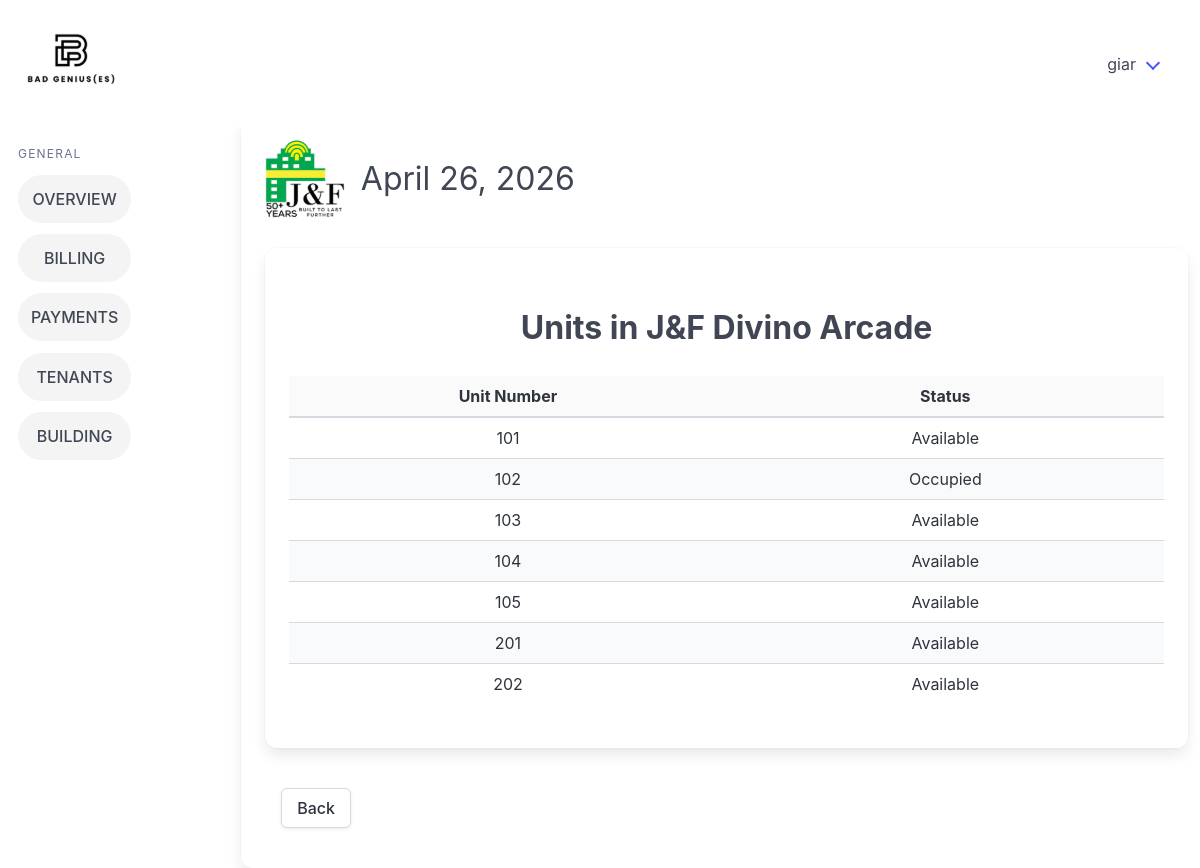
The page /view_units/1/ (signed in) on the database as committed earlier.
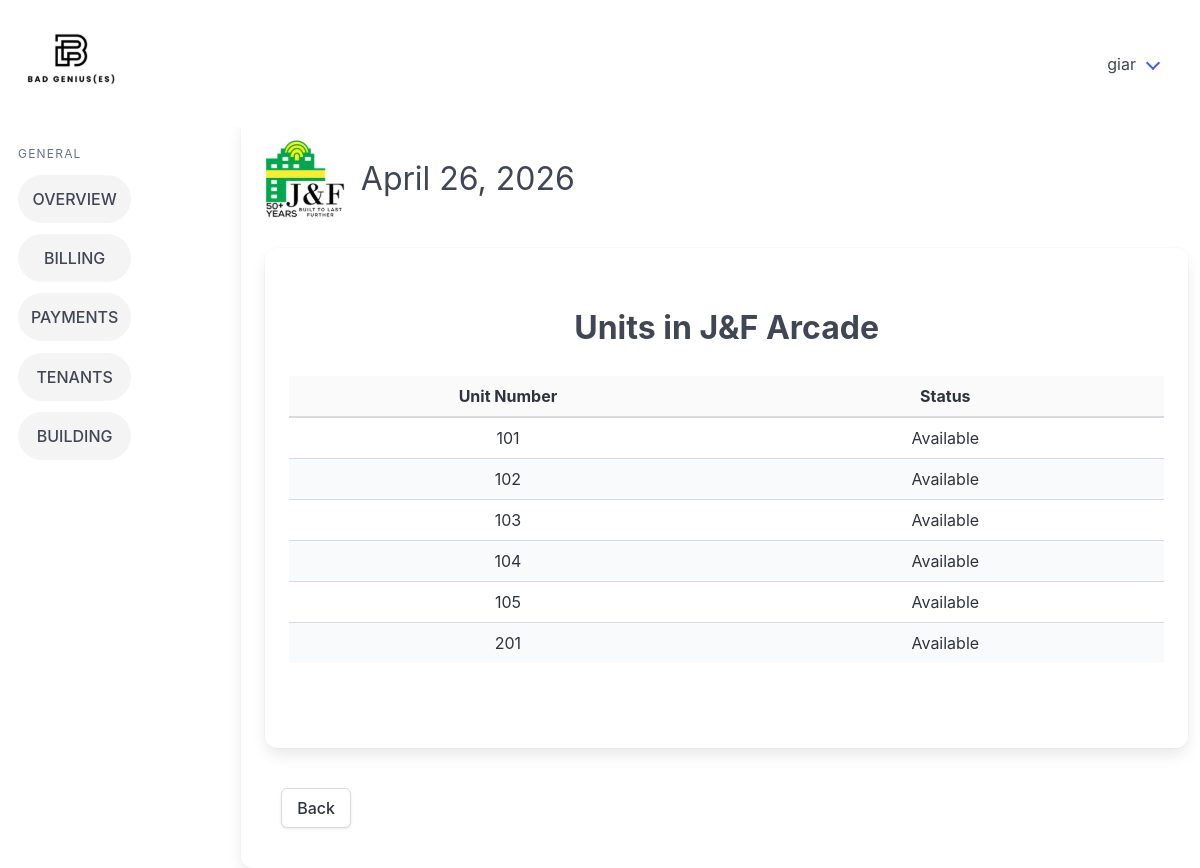
The same page on the database as committed later.
### billingApp/models.py (models this page shows, shortened)
class Building(models.Model):
    buildingName = models.CharField(max_length=26, unique=True)
    signageCapacity = models.IntegerField(default=0)
    parkingCapacity = models.IntegerField(default=0)
    buildingAddress = models.CharField(max_length=50)
    modified_by = models.ForeignKey("Account", on_delete=models.SET_NULL, null=True, blank=True, related_name="+")
    modified_at = models.DateTimeField(auto_now=True, null=True, blank=True)
    objects = models.Manager

class Units(models.Model):
    building = models.ForeignKey(Building, on_delete=models.CASCADE)
    unitID = models.IntegerField()
    modified_by = models.ForeignKey("Account", on_delete=models.SET_NULL, null=True, blank=True, related_name="+")
    modified_at = models.DateTimeField(auto_now=True, null=True, blank=True)
    class Meta:
        unique_together = ('building', 'unitID')

### billingApp/views.py (the view)
# urls.py: path('view_units/<int:pk>/', views.view_units, name='view_units'),
@login_required
def view_units(request, pk):
    building = get_object_or_404(Building, pk=pk)
    units = Units.objects.filter(building=building).order_by("unitID")
    date_today = get_date_today()
    return render(request, "billingApp/view_units.html", {"building": building, "units": units, "date_today": date_today})

### billingApp/views.py (called while the page is built)
def get_date_today():
    from datetime import datetime
    return datetime.now().strftime("%B %d, %Y")

### billingApp/templates/billingApp/view_units.html
{% extends 'billingApp/base.html' %} {% load static %} {% block content %}
</div>
<div class="card card3">
    <div class="card-content has-text-centered">
        <h1 class="is-size-3 has-text-weight-bold p-5 mt-2">
            Units in {{ building.buildingName }}
        </h1>
        <div style="max-height: 400px; overflow-y: auto;">
            <table class="table is-fullwidth is-striped is-hoverable has-text-centered" style="table-layout: fixed;">
                <thead style="position: sticky; top: 0; background-color: white;">
                    <tr>
                        <th style="width:50%" class="has-text-centered">Unit Number</th>
                        <th style="width:50%" class="has-text-centered">Status</th>
                    </tr>
                </thead>
                <tbody>
                    {% for unit in units %}
                    <tr>
                        <td>{{ unit.unitID }}</td>
                        <td>
                            {% if unit.lease_set.exists %}
                                Occupied
                            {% else %}
                                Available
                            {% endif %}
                        </td>
                    </tr>
                    {% empty %}
                    <tr>
                        <td colspan="2">No units found for this building.</td>
                    </tr>
                    {% endfor %}
                </tbody>
            </table>
        </div>
    </div>
</div>
<div class="columns is-justify-content-center p-4">
        <div class="column is-12">
            <a class="button" href="{% url 'building_details' pk=building.pk %}">Back</a>
        </div>
    </div>
{% endblock %}

Rows that differ between the two databases and show on the page:
removed Units: unitID "202", shows "Available"
changed Building: buildingName "J&F Divino Arcade" → "J&F Arcade"
changed Units (number 2 of 6 on the later page): text "Occupied" → "Available"
